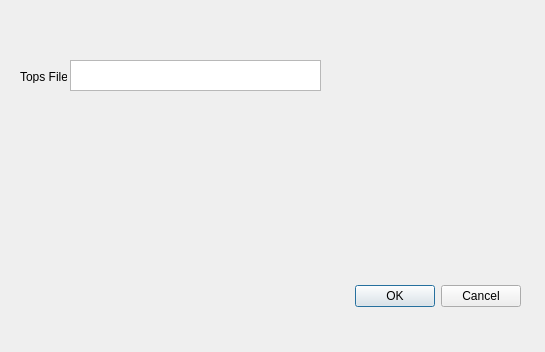
<?xml version="1.0" encoding="UTF-8"?>
<ui version="4.0">
 <class>Dialog</class>
 <widget class="QDialog" name="Dialog">
  <property name="geometry">
   <rect>
    <x>0</x>
    <y>0</y>
    <width>545</width>
    <height>352</height>
   </rect>
  </property>
  <property name="windowTitle">
   <string>Setup</string>
  </property>
  <widget class="QDialogButtonBox" name="buttonBox">
   <property name="geometry">
    <rect>
     <x>60</x>
     <y>280</y>
     <width>461</width>
     <height>32</height>
    </rect>
   </property>
   <property name="orientation">
    <enum>Qt::Horizontal</enum>
   </property>
   <property name="standardButtons">
    <set>QDialogButtonBox::Cancel|QDialogButtonBox::Ok</set>
   </property>
  </widget>
  <widget class="QTextEdit" name="txtTopsFile">
   <property name="geometry">
    <rect>
     <x>70</x>
     <y>60</y>
     <width>251</width>
     <height>31</height>
    </rect>
   </property>
  </widget>
  <widget class="QLabel" name="label">
   <property name="geometry">
    <rect>
     <x>20</x>
     <y>70</y>
     <width>47</width>
     <height>13</height>
    </rect>
   </property>
   <property name="text">
    <string>Tops File</string>
   </property>
  </widget>
 </widget>
 <resources/>
 <connections>
  <connection>
   <sender>buttonBox</sender>
   <signal>accepted()</signal>
   <receiver>Dialog</receiver>
   <slot>accept()</slot>
   <hints>
    <hint type="sourcelabel">
     <x>248</x>
     <y>254</y>
    </hint>
    <hint type="destinationlabel">
     <x>157</x>
     <y>274</y>
    </hint>
   </hints>
  </connection>
  <connection>
   <sender>buttonBox</sender>
   <signal>rejected()</signal>
   <receiver>Dialog</receiver>
   <slot>reject()</slot>
   <hints>
    <hint type="sourcelabel">
     <x>316</x>
     <y>260</y>
    </hint>
    <hint type="destinationlabel">
     <x>286</x>
     <y>274</y>
    </hint>
   </hints>
  </connection>
 </connections>
</ui>
